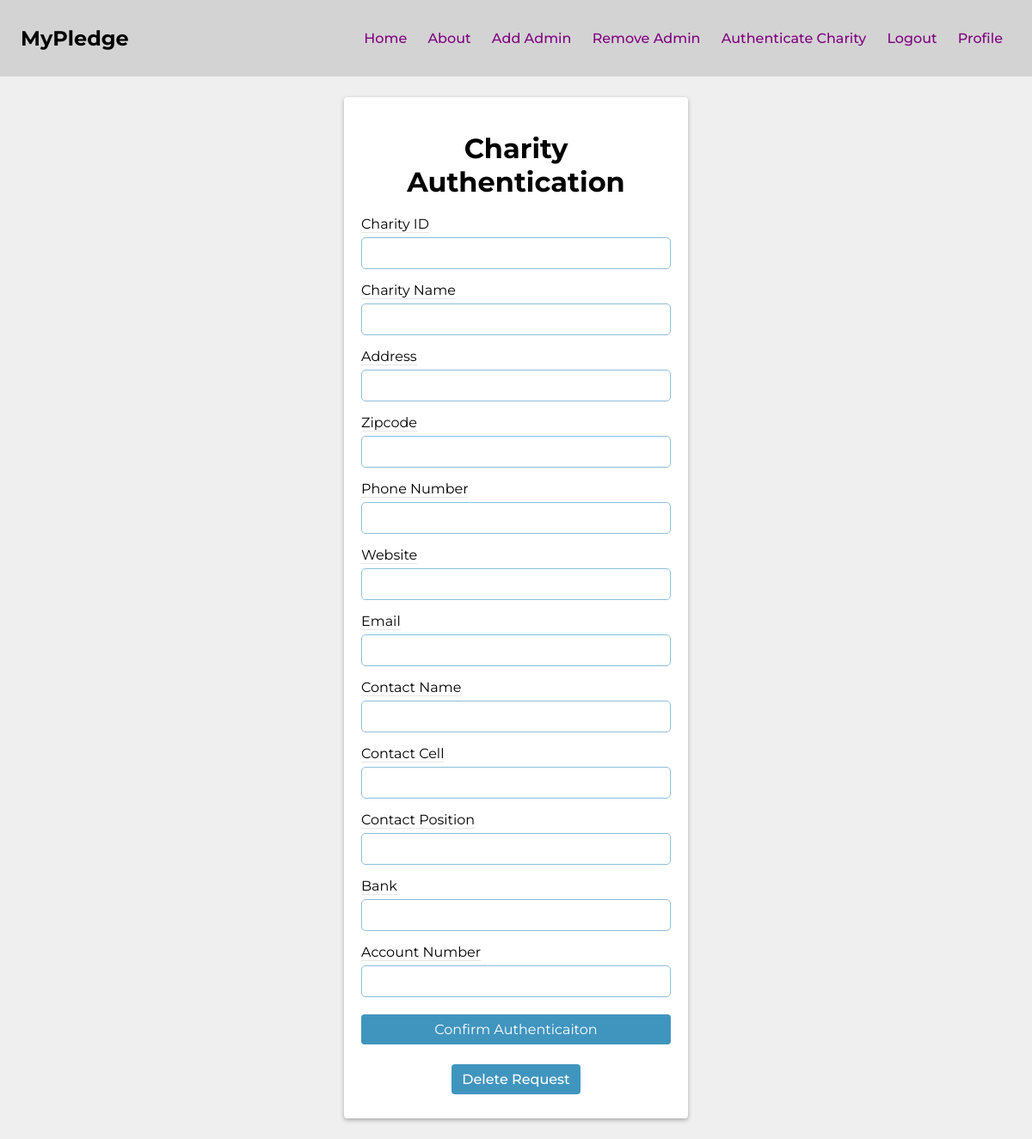
The page /organization/authentication_details/5034 (signed in) on the database as committed earlier.
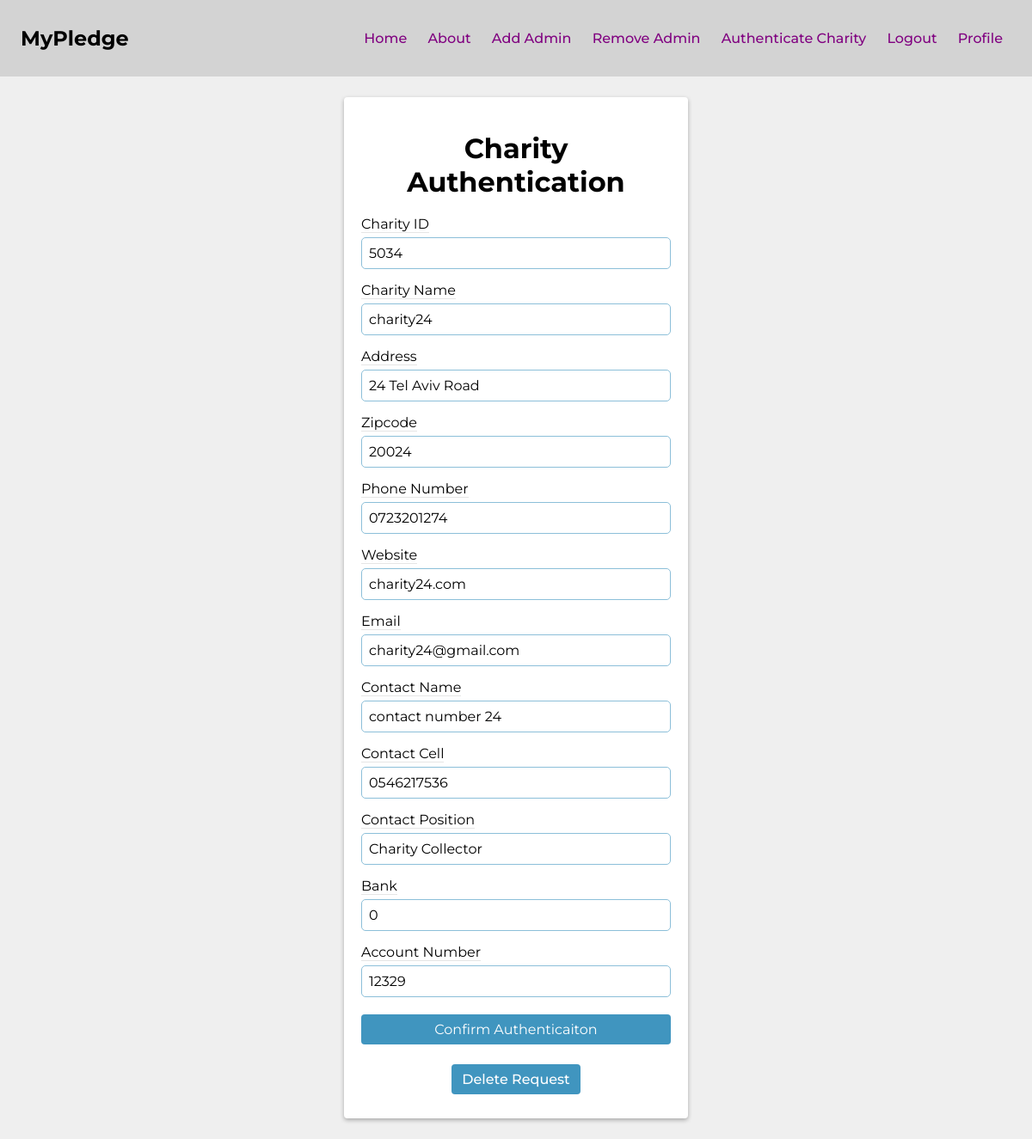
The same page on the database as committed later.
### app/models.py (models this page shows, shortened)
class Charity(db.Model, UserMixin):
    id               = Column(Integer, primary_key=True, autoincrement=False, unique=True)
    charity_name     = Column(String(64), nullable=False)
    address          = Column(String(64), nullable=False)
    zip_code         = Column(String(64), nullable=False)
    phone            = Column(String(64), nullable=False)
    website          = Column(String(64))
    email            = Column(String(64), nullable=False, unique=True)
    password         = Column(String(64), nullable=False)
    contact_name     = Column(String(64))
    contact_cell     = Column(String(64), unique=True)
    contact_position = Column(String(64))
    bank             = Column(String(64), nullable=False)
    account_number   = Column(String(64), nullable=False)
    balance          = Column(Float, default=0)
    home_page_text   = Column(String(200), default='')
    description      = Column(Text, default='')
    authenticated    = Column(Boolean, default=False)
    receipts         = db.relationship('Receipt', backref='charity', lazy='dynamic')
    pledges         = db.relationship('Pledge', backref='charity', lazy='dynamic')
    donations       = db.relationship('Donation', backref='charity', lazy='dynamic')

### app/organization/routes.py (the view, shortened to what this page needs)
@organization.route('/authentication_details/<charity_id>', methods=('GET', 'POST'))
@login_required
def authentication_details(charity_id):
    if current_user.admin == False:
        return redirect(url_for('main.home'))
    update_form = CharityAuthenticateForm()
    charity = Charity.query.filter_by(id=charity_id).first()
    return render_template('authentication_details.html',
                           charity=charity,
                           update_form=update_form)

### app/main/forms.py
class CharityAuthenticateForm(FlaskForm):
    id               = IntegerField('Charity ID', validators=[DataRequired(), NumberRange(min=5000)])
    charity_name     = StringField('Charity Name', validators=[DataRequired()])
    address          = StringField('Address', validators=[DataRequired()])
    zip_code         = StringField('Zipcode', validators=[DataRequired()])
    phone            = StringField('Phone Number', validators=[DataRequired()])
    website          = StringField('Website')
    email            = StringField('Email', validators=[DataRequired()])
    contact_name     = StringField('Contact Name')
    contact_cell     = StringField('Contact Cell', validators=[DataRequired()])
    contact_position = StringField('Contact Position')
    bank             = StringField('Bank', validators=[DataRequired()])
    account_number   = StringField('Account Number', validators=[DataRequired()])
    submit           = SubmitField('Submit For Review')

### app/__init__.py (called while the page is built)
def create_app():
    app = Flask(__name__)
    app.config.from_object(Config)
    db.init_app(app)
    migrate.init_app(app,db)
    login_manager.init_app(app)
    mail.init_app(app)
    scheduler.init_app(app)
    scheduler.start()
    from app.models import Donor, Charity
    @login_manager.user_loader
    def load_user(user_id):
        donor = Donor.query.get(user_id)
        charity = Charity.query.get(user_id)
        if donor:
            return donor
        elif charity:
            return charity
        else:
            return None
    login_manager.login_view = 'main.login_donor'
    from app.donor import donor
    from app.organization import organization
    from app.main import main
    app.register_blueprint(main)
    app.register_blueprint(donor)
    app.register_blueprint(organization)
    return app

### app/organization/templates/authentication_details.html (shortened to what this page needs)
{% extends 'base.html' %}
{% block content %}
<div class="form-card">
    <div class="form-card-body">
        <h1>Charity Authentication</h1>
        <form method="post" enctype="multipart/form-data">
            {{ update_form.id.label }}
            {{ update_form.id(value=charity.id) }}
            {{ update_form.charity_name.label }}
            {{ update_form.charity_name(value=charity.charity_name) }}
            {{ update_form.address.label }}
            {{ update_form.address(value=charity.address) }}
            {{ update_form.zip_code.label }}
            {{ update_form.zip_code(value=charity.zip_code) }}
            {{ update_form.phone.label }}
            {{ update_form.phone(value=charity.phone) }}
            {{ update_form.website.label }}
            {{ update_form.website(value=charity.website) }}
            {{ update_form.email.label }}
            {{ update_form.email(value=charity.email) }}
            {{ update_form.contact_name.label }}
            {{ update_form.contact_name(value=charity.contact_name) }}
            {{ update_form.contact_cell.label }}
            {{ update_form.contact_cell(value=charity.contact_cell) }}
            {{ update_form.contact_position.label }}
            {{ update_form.contact_position(value=charity.contact_position) }}
            {{ update_form.bank.label }}
            {{ update_form.bank(value=charity.bank) }}
            {{ update_form.account_number.label }}
            {{ update_form.account_number(value=charity.account_number) }}
            {{ update_form.submit(class='btn-donate', value='Confirm Authenticaiton') }}
        </form>
        <div class="delete-request">
            <a class="btn-donate " href="{{ url_for('organization.delete_request', charity_id=charity.id) }}">Delete Request</a>
        </div>
    </div>
</div>
{% endblock content %}

### app/templates/base.html (shortened to what this page needs)
<!DOCTYPE html>
<html lang="en">
<head>
    <link rel="stylesheet" href="{{ url_for('static', filename='main.css') }}">
</head>
<body>
    <header>
        <h2>MyPledge</h2>
        <nav>
            <ul>
                <li><a href="{{ url_for('main.home') }}">Home</a></li>
                <li><a href="{{ url_for('main.about') }}">About</a></li>
                {% if current_user.id == 1 %}
                    <li><a href="{{ url_for('donor.add_admin') }}">Add Admin</a></li>
                    <li><a href="{{ url_for('donor.remove_admin') }}">Remove Admin</a></li>
                {% endif %}
                {% if current_user.admin == True %}
                    <li><a href="{{ url_for('donor.authenticate_charity') }}">Authenticate Charity</a></li>
                {% endif %}
                {% if current_user.is_authenticated %}
                    <li><a href="{{ url_for('main.logout') }}">Logout</a></li>
                    <li><a href="{{ url_for('donor.donor_profile_page', donor_id=current_user.id) }}">Profile</a></li>
                {% else %}
                    <li><a href="{{ url_for('main.login_donor') }}">Login</a></li>
                    <li><a href="{{ url_for('main.signup_donor') }}">Sign Up</a></li>
                {% endif %}
            </ul>
        </nav>
    </header>
    {% block content %}{% endblock content %}
</body>
</html>

### app/static/main.css (style rules this page uses)
html { width: 100%; }
* { border:0; margin:0; padding: 0; box-sizing: border-box; font-family: "Montserrat", sans-serif; }
body { background: #EFEFEF; display: flex; flex-direction: column; align-items: center; justify-content: flex-start; }
a { font-weight: 500; font-size: 16px; text-decoration: none; list-style: none; padding: 0px 10px; color: purple }
header { width: 100%; display: flex; justify-content: space-between; align-items: center; padding: 30px 2%; background-color: #D3D3D3; }
nav li { display: inline-block; }
.btn-donate { border:none; background: hsl(200, 50%, 50%); color: white; border-radius: .25em; padding: .5em .75em; cursor: pointer; }
.form-card, .profile-welcome { background: white; display: flex; flex-direction: column; justify-content: center; align-items: center; width: 100%; max-width: 400px; padding: 20px; height: auto; margin: 1.5rem auto; box-shadow: 0 2px 5px rgba(0, 0, 0, .3); border-radius: .25rem; }
.form-card-body h1 { text-align: center; margin: 20px 0; }
.form-card-body { display: flex; flex-direction: column; }
form { display: flex; flex-direction: column; }
form label { border-bottom: 1px solid rgba(0, 0, 0, .1); width: fit-content; }
input, select { border: 1px solid hsl(200, 50%, 70%); border-radius: 5px; padding: .5rem .5rem; font-size: 1rem; margin: 5px 0 15px; }
.delete-request { margin: .5rem 0; width: 100%; display: flex; justify-content: center; }

Rows that differ between the two databases and show on the page:
added Charity: id "5034", charity_name "charity24", address "24 Tel Aviv Road", zip_code "20024", phone "0723201274", website "charity24.com", email "charity24@gmail.com", contact_name "contact number 24", contact_cell "0546217536", contact_position "Charity Collector", bank "0", account_number "12329"
